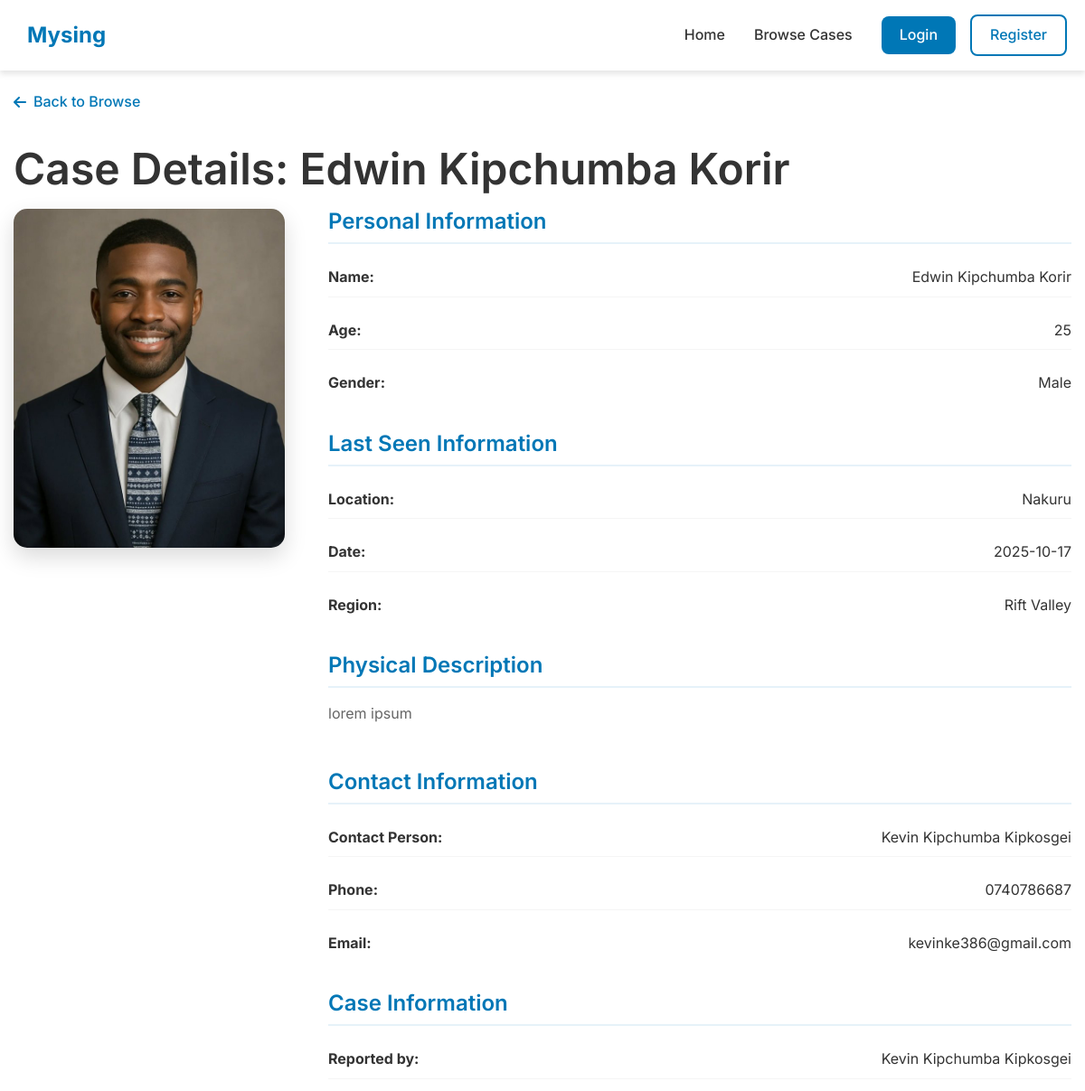
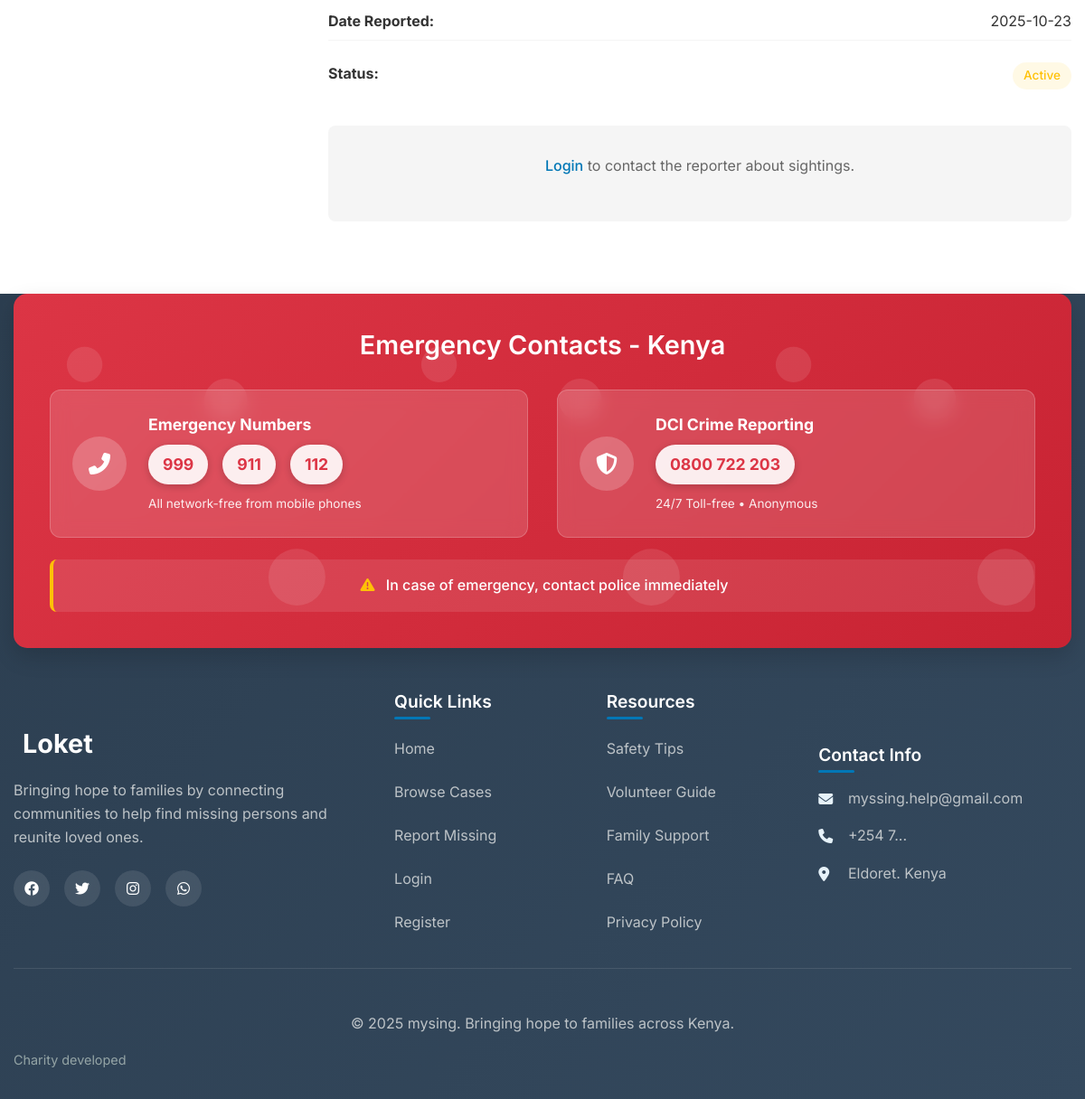
The page /case-details/2 on the database its author committed (2 pictures, top to bottom).
### models.py (models this page shows, shortened)
class MissingPerson(db.Model):
    id = db.Column(db.Integer, primary_key=True)
    name = db.Column(db.String(100), nullable=False)
    age = db.Column(db.Integer, nullable=False)
    gender = db.Column(db.String(20), nullable=False)
    last_seen = db.Column(db.String(200), nullable=False)
    last_seen_date = db.Column(db.Date, nullable=False)
    region = db.Column(db.String(50), nullable=False)
    description = db.Column(db.Text, nullable=False)
    contact_name = db.Column(db.String(100), nullable=False)
    contact_phone = db.Column(db.String(20), nullable=False)
    contact_email = db.Column(db.String(100), nullable=False)
    photo_filename = db.Column(db.String(200), nullable=True)
    date_reported = db.Column(db.DateTime, default=datetime.utcnow)
    is_found = db.Column(db.Boolean, default=False)
    reported_by = db.Column(db.Integer, db.ForeignKey('user.id'), nullable=False)
    @property
    def photo_url(self):
        if self.photo_filename:
            return f'/static/uploads/{self.photo_filename}'
        return '/static/images/default-avatar.png'

class User(UserMixin, db.Model):
    id = db.Column(db.Integer, primary_key=True)
    name = db.Column(db.String(100), nullable=False)
    email = db.Column(db.String(100), unique=True, nullable=False)
    password_hash = db.Column(db.String(200), nullable=False)
    phone = db.Column(db.String(20), nullable=False)
    role = db.Column(db.String(20), default='user')
    date_joined = db.Column(db.DateTime, default=datetime.utcnow)
    missing_persons = db.relationship('MissingPerson', backref='reporter', lazy=True)
    reset_tokens = db.relationship('PasswordResetToken', backref='user', lazy=True)

### app.py (the view)
@app.route('/case-details/<int:person_id>')
def case_details(person_id):
    missing_person = MissingPerson.query.get_or_404(person_id)
    return render_template('case_details.html', person=missing_person)

### templates/case_details.html (shortened to what this page needs)
{% extends "base.html" %}
{% block content %}
<section class="case-details-section">
    <div class="container">
        <div class="case-details-header">
            <a href="{{ url_for('browse') }}" class="back-link">
                <i class="fas fa-arrow-left"></i> Back to Browse
            </a>
            <h1>Case Details: {{ person.name }}</h1>
        </div>
        <div class="case-details-content">
            <div class="case-image-large">
                <img src="{{ person.photo_url }}" alt="{{ person.name }}">
            </div>
            <div class="case-info-detailed">
                <div class="info-section">
                    <h3>Personal Information</h3>
                    <div class="info-grid">
                        <div class="info-item">
                            <strong>Name:</strong>
                            <span>{{ person.name }}</span>
                        </div>
                        <div class="info-item">
                            <strong>Age:</strong>
                            <span>{{ person.age }}</span>
                        </div>
                        <div class="info-item">
                            <strong>Gender:</strong>
                            <span>{{ person.gender }}</span>
                        </div>
                    </div>
                </div>
                <div class="info-section">
                    <h3>Last Seen Information</h3>
                    <div class="info-grid">
                        <div class="info-item">
                            <strong>Location:</strong>
                            <span>{{ person.last_seen }}</span>
                        </div>
                        <div class="info-item">
                            <strong>Date:</strong>
                            <span>{{ person.last_seen_date.strftime('%Y-%m-%d') }}</span>
                        </div>
                        <div class="info-item">
                            <strong>Region:</strong>
                            <span>{{ person.region }}</span>
                        </div>
                    </div>
                </div>
                <div class="info-section">
                    <h3>Physical Description</h3>
                    <p>{{ person.description }}</p>
                </div>
                <div class="info-section">
                    <h3>Contact Information</h3>
                    <div class="info-grid">
                        <div class="info-item">
                            <strong>Contact Person:</strong>
                            <span>{{ person.contact_name }}</span>
                        </div>
                        <div class="info-item">
                            <strong>Phone:</strong>
                            <span id="contactPhone">{{ person.contact_phone }}</span>
                        </div>
                        <div class="info-item">
                            <strong>Email:</strong>
                            <span>{{ person.contact_email }}</span>
                        </div>
                    </div>
                </div>
                <div class="info-section">
                    <h3>Case Information</h3>
                    <div class="info-grid">
                        <div class="info-item">
                            <strong>Reported by:</strong>
                            <span>{{ person.reporter.name }}</span>
                        </div>
                        <div class="info-item">
                            <strong>Date Reported:</strong>
                            <span>{{ person.date_reported.strftime('%Y-%m-%d') }}</span>
                        </div>
                        <div class="info-item">
                            <strong>Status:</strong>
                            <span class="status-{{ 'found' if person.is_found else 'active' }}">
                                {{ 'Found' if person.is_found else 'Active' }}
                            </span>
                        </div>
                    </div>
                </div>
                {% if current_user.is_authenticated and not person.is_found %}
                <div class="action-buttons">
                    <a href="tel:{{ person.contact_phone|replace('(', '')|replace(')', '')|replace(' ', '')|replace('-', '') }}"
                       class="btn btn-primary btn-call-report" id="callReporterBtn">
                        <i class="fas fa-phone"></i> Call Reporter to Report Sighting
                    </a>
                    <p class="call-guidance-small">
                        <i class="fas fa-info-circle"></i>
                        When you call, describe where and when you saw {{ person.name }}
                    </p>
                </div>
                {% elif not current_user.is_authenticated %}
                <div class="login-prompt">
                    <p><a href="{{ url_for('login') }}">Login</a> to contact the reporter about sightings.</p>
                </div>
                {% endif %}
            </div>
        </div>
    </div>
</section>
{% endblock %}

### static/css/style.css (style rules this page uses)
:root { --primary-color: #0077B6; --primary-light: #E6F2F9; --primary-dark: #005a8c; --secondary-color: #FFFFFF; --text-color: #333333; --light-gray: #F5F5F5; --medium-gray: #E0E0E0; --dark-gray: #666666; --success-color: #28A745; --error-color: #DC3545; --warning-color: #FFC107; --shadow: 0 4px 6px rgba(0, 0, 0, 0.1); --shadow-lg: 0 10px 25px rgba(0, 0, 0, 0.15); --transition: all 0.3s ease; --border-radius: 8px; }
* { margin: 0; padding: 0; box-sizing: border-box; }
body { font-family: 'Inter', sans-serif; line-height: 1.6; color: var(--text-color); background-color: var(--secondary-color); overflow-x: hidden; }
.container { width: 100%; max-width: 1200px; margin: 0 auto; padding: 0 20px; }
h1, h2, h3, h4, h5, h6 { font-weight: 600; line-height: 1.2; margin-bottom: 1rem; }
h1 { font-size: 3rem; }
h3 { font-size: 1.5rem; }
p { margin-bottom: 1rem; color: var(--dark-gray); }
.status-active, .status-found { font-weight: 500; padding: 0.25rem 0.75rem; border-radius: 20px; font-size: 0.85rem; }
.status-active { color: var(--warning-color); background-color: rgba(255, 193, 7, 0.1); }
.case-details-section { padding: 100px 0 80px; }
.back-link { display: inline-flex; align-items: center; gap: 0.5rem; color: var(--primary-color); text-decoration: none; margin-bottom: 2rem; font-weight: 500; }
.case-details-content { display: grid; grid-template-columns: 300px 1fr; gap: 3rem; align-items: start; }
.case-image-large { border-radius: 15px; overflow: hidden; box-shadow: var(--shadow-lg); }
.case-image-large img { width: 100%; height: auto; display: block; }
.case-info-detailed { display: flex; flex-direction: column; gap: 2rem; }
.info-section h3 { color: var(--primary-color); margin-bottom: 1rem; padding-bottom: 0.5rem; border-bottom: 2px solid var(--primary-light); }
.info-grid { display: grid; gap: 1rem; }
.info-item { display: flex; justify-content: space-between; padding: 0.5rem 0; border-bottom: 1px solid var(--light-gray); }
.info-item:last-child { border-bottom: none; }
.login-prompt { text-align: center; padding: 2rem; background-color: var(--light-gray); border-radius: var(--border-radius); }
.login-prompt a { color: var(--primary-color); text-decoration: none; font-weight: 500; }
@media (max-width: 1200px) { .container { padding: 0 15px; } }

### rows shown on the page
MissingPerson: name "Edwin Kipchumba Korir", photo_url (picture), age "25", gender "Male", last_seen "Nakuru", last_seen_date "2025-10-17", region "Rift Valley", description "lorem ipsum", contact_name "Kevin Kipchumba Kipkosgei", contact_phone "0740786687", contact_email "kevinke386@gmail.com", date_reported "2025-10-23", is_found "Active"
User: reporter.name "Kevin Kipchumba Kipkosgei"
